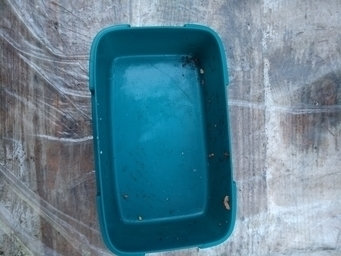
#> input picture rotate_image/0200.jpg, 341 x 256 px, given in place of the camera
$ python detect_shapes.py
#> lines starting #> are read from the running program, lines starting #| are printed output that depends on the picture; after the words box and inside, x2 and y2 are one past the last pixel; in counts of white or black regions, pixels touching at a corner belong together
### detect_shapes/shape_detection/shapeDetector.py
import cv2

class ShapeDetector:
    def __init__(self):
        pass

    def detect(self, c):
        # initialize the shape name and approximate the contour
        shape = "unidentified"
        peri = cv2.arcLength(c, True)
        approx = cv2.approxPolyDP(c, 0.04 * peri, True)

        # if the shape is a triangle, it will have 3 vertices
        if len(approx) == 3:
            shape = 'triangle'
        # if the shape has 4 vertices, it is either a square or
        # a rectangle
        elif len(approx) == 4:
            (x, y, w, h) = cv2.boundingRect(approx)
            ar = w / float(h)

            # a square will have an aspect ratio that is approximately
            # equal to one, otherwise, the shape is a rectangle
            shape = "square" if ar >= 0.95 and ar <= 1.05 else "rectangle"

        # if the shape is a pentagon, it will have 5 vertices
        elif len(approx) == 5:
            shape = "pentagon"

        # otherwise, we assume the shape is a circle
        else:
            shape = "circle"

        # return the name of the shape
        return shape

### detect_shapes/detect_shapes.py
from shape_detection.shapeDetector import ShapeDetector
import imutils
import cv2

cap = cv2.VideoCapture(0)
cap.set(cv2.CAP_PROP_FPS, 24)
cap.set(cv2.CAP_PROP_FRAME_HEIGHT, 480)
cap.set(cv2.CAP_PROP_FRAME_WIDTH, 600)

while True:
    # load the image and resize it to a smaller factor so that
    # the shapes can be approximated better
    _, image = cap.read()
#> image is the input picture: shape (256, 341, 3); mean B, G, R 146.2, 129.6, 94.1
    resized = imutils.resize(image, width=300)
    ratio = image.shape[0] / float(resized.shape[0])
#> ratio = 1.14

    # convert the resized image to grayscale, blur it slightly,
    # and threshold it
    gray = cv2.cvtColor(resized, cv2.COLOR_BGR2GRAY)
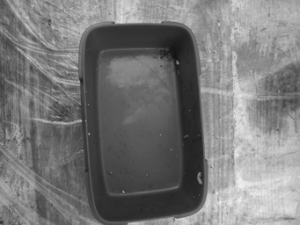
#> gray: shape (225, 300); min 18, max 241, mean 120.9
    blurred = cv2.GaussianBlur(gray, (5,5), 0)
    thresh = cv2.threshold(blurred, 120, 255, cv2.THRESH_BINARY)[1]
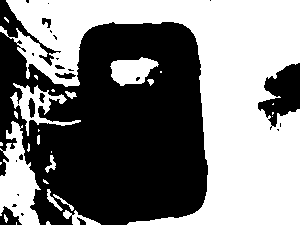
#> thresh: shape (225, 300); 49.6% white; 28 white regions (15 under 20 px)

    # find contours in the thresholded image and initialize the
    # shape detector
    cnts = cv2.findContours(thresh.copy(), cv2.RETR_EXTERNAL, cv2.CHAIN_APPROX_SIMPLE)
#> cnts = 28 contours, 18 with area under 20; largest, box (x1, y1, x2, y2) and area: (0, 0, 300, 225) 27854, (0, 121, 41, 225) 2249, (10, 83, 81, 136) 990, (110, 57, 159, 86) 876, (63, 210, 101, 225) 176
    cnts = imutils.grab_contours(cnts)
    sd = ShapeDetector()

    # loop over the contours
    for c in cnts:
        if cv2.contourArea(c) > 0:
            # compute the center of the contour, then detect the name of the
            # shape using only the contour
            M = cv2.moments(c)
            cX = int((M["m10"] / M["m00"]) * ratio)
            cY = int((M["m01"] / M["m00"]) * ratio)
            shape = sd.detect(c)
            # multiply the contour (x, y)-coordinates by the resize ratio,
            # then draw the contours and the name of the shape on the image
            c = c.astype("float")
            c *= ratio
            c = c.astype("int")
            cv2.drawContours(image, [c], -1, (0, 255, 0), 2)
            cv2.putText(image, shape, (cX, cY), cv2.FONT_HERSHEY_SIMPLEX,
                0.5, (255, 255, 255), 2)
#> this loop made 28 passes
#> (c, cX, cY, shape, peri in detect, approx in detect, x in detect, y in detect) on passes 8, 17, 25: ([[0, 184], [0, 186], [1, 185], [1, 184]], 0, 185, 'rectangle', 5.41, [[1, 162], [0, 162], [0, 164], [1, 163]], 0, 162), ([[309, 127], [309, 129], [310, 128], [310, 127]], 309, 128, 'rectangle', 5.41, [[273, 112], [272, 112], [272, 114], [273, 113]], 272, 112), ([[182, 80], [182, 81], [183, 81], [183, 80]], 182, 81, 'square', 4, [[160, 71], [160, 72], [161, 72], [161, 71]], 160, 71)
#> (cX, cY, shape, peri in detect, approx in detect, x in detect, y in detect, w in detect) on passes 2, 3, 7, 18: (54, 253, 'rectangle', 12.24, [[46, 222], [46, 224], [50, 224], [48, 221]], 46, 221, 5), (6, 248, 'rectangle', 18.49, [[4, 214], [4, 218], [6, 222], [7, 218]], 4, 214, 4), (51, 206, 'rectangle', 14.49, [[43, 179], [43, 181], [44, 182], [48, 183]], 43, 179, 6), (17, 129, 'rectangle', 17.07, [[14, 111], [14, 114], [17, 118], [17, 113]], 14, 111, 4)
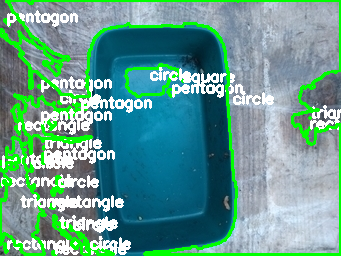
#> image: shape (256, 341, 3); mean B, G, R 143, 156, 98.8
#> after the loop, M = moments, m00 27854.5, centre m10/m00, m01/m00 = (204.4, 91.31); cX = 232; cY = 103

    cv2.imshow("Image", image)
    ch = cv2.waitKey(1)
#> (key q is pressed here)
    if ch == ord('q'):
        break
cap.release()
cv2.destroyAllWindows()

$ run again, on rotate_image/saratoga.jpg
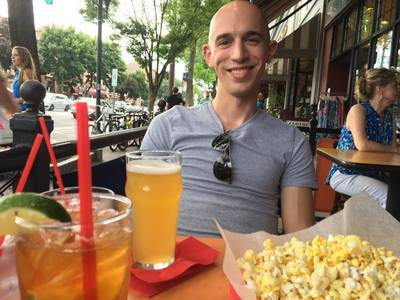
#> input picture rotate_image/saratoga.jpg, 400 x 300 px, given in place of the camera
#> image is the input picture: shape (300, 400, 3); mean B, G, R 92.4, 116.5, 141.6
#> `thresh = cv2.threshold(blurred, 120, 255, cv2.THRESH_BINARY)[1]`:
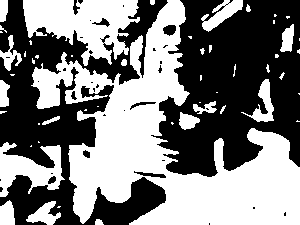
#> thresh: shape (225, 300); 49.4% white; 52 white regions (29 under 20 px)
#> cnts = 52 contours, 36 with area under 20; largest, box (x1, y1, x2, y2) and area: (31, 0, 300, 225) 22842, (23, 0, 140, 66) 4320, (0, 142, 65, 197) 1710, (201, 0, 243, 32) 518, (241, 79, 274, 122) 426
#> the loop `for c in cnts:` made 52 passes
#> (c, cX, cY, shape, peri in detect, approx in detect, x in detect, y in detect) on passes 2, 8, 10: ([[77, 274], [76, 276], [78, 276], [80, 274]], 78, 275, 'rectangle', 6.83, [[57, 207], [59, 207], [60, 206], [58, 206]], 57, 206), ([[50, 164], [50, 165], [52, 165], [52, 164]], 51, 164, 'square', 4, [[38, 123], [38, 124], [39, 124], [39, 123]], 38, 123), ([[396, 160], [394, 161], [398, 161], [397, 161]], 396, 160, 'rectangle', 6.83, [[296, 121], [299, 121], [298, 121], [297, 120]], 296, 120)
#> after the loop `for c in cnts:`:
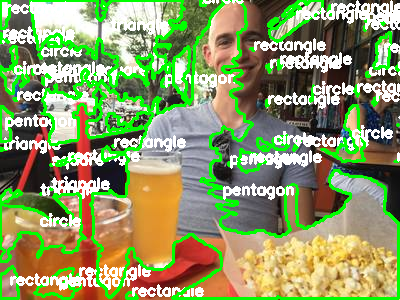
#> image: shape (300, 400, 3); mean B, G, R 100.1, 153.8, 138.2
#> after the loop `for c in cnts:`: M = moments, m00 130.5, centre m10/m00, m01/m00 = (3.2, 9.62); cX = 4; cY = 12
